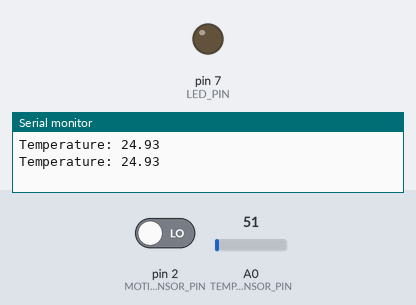
A sketch run on a simulated Arduino Uno, built with avr-gcc and run on an emulated ATmega328P. Parts: output pins drawn as LEDs (lit = HIGH), the last lines printed to the serial monitor. Dashed ring = blinking. Inputs (shaded band) come from the test bench; at power-on: A0 (TEMP_SENSOR_PIN) = 51, pin 2 (MOTION_SENSOR_PIN) LOW.

Above: at 1.8 s.
1.9 s: A0 (TEMP_SENSOR_PIN) set to 57
3.4 s: A0 (TEMP_SENSOR_PIN) set to 69
At 4.4 s:
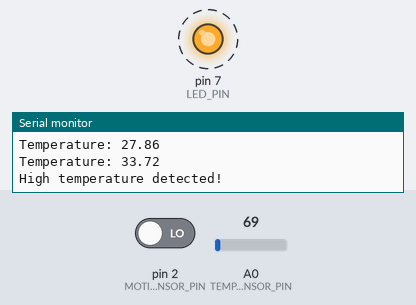
7.5 s: pin 2 (MOTION_SENSOR_PIN) driven HIGH
10.0 s: A0 (TEMP_SENSOR_PIN) set to 61
At 11.0 s:
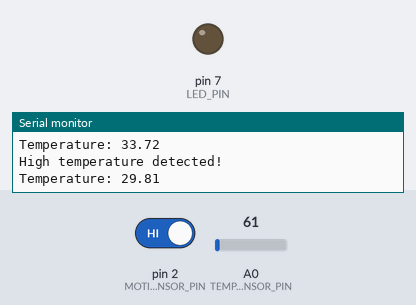
11.5 s: A0 (TEMP_SENSOR_PIN) set to 71
At 12.8 s:
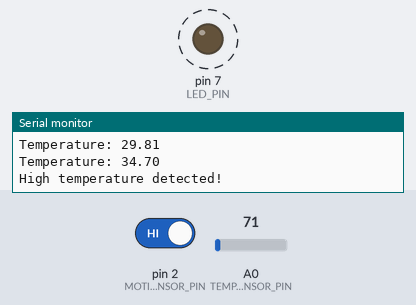
Timing chart, 0 to 16.6 s (numbered marks = the images above; inputs shaded):
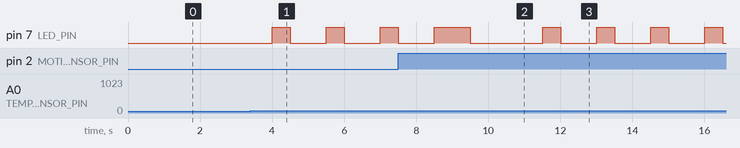

The sketch:

Task1.3C.ino
```cpp
#define MOTION_SENSOR_PIN 2
#define TEMP_SENSOR_PIN A0
#define LED_PIN 7

volatile bool motionDetected = false;

void motionISR() {
    motionDetected = true;
}

void setup() {
    pinMode(MOTION_SENSOR_PIN, INPUT);
    pinMode(LED_PIN, OUTPUT);
    attachInterrupt(digitalPinToInterrupt(MOTION_SENSOR_PIN), motionISR, RISING);
    Serial.begin(9600);
}

void loop() {
    if (motionDetected) {
        Serial.println("Motion detected!");
        digitalWrite(LED_PIN, HIGH);
        delay(500);
        digitalWrite(LED_PIN, LOW);
        motionDetected = false;
    }

    int sensorValue = analogRead(TEMP_SENSOR_PIN);
    float temperature = sensorValue * (5.0 / 1023.0) * 100.0;

    Serial.print("Temperature: ");
    Serial.println(temperature);

    if (temperature > 30) {
        Serial.println("High temperature detected!");
        digitalWrite(LED_PIN, HIGH);
        delay(500);
        digitalWrite(LED_PIN, LOW);
    }

    delay(1000);
}
```

Measured:
- the behaviour switches between 61 and 62 on A0 (TEMP_SENSOR_PIN) (found by bisection; images 0 and 1)
- after the input at 3.4 s, pin 7 (LED_PIN): alternates HIGH for 0.50 s and LOW for 1.0 s, starting after 0.60 s
- after the input at 10.0 s, pin 7 (LED_PIN): stays LOW (without the input it goes to HIGH after 0.51 s)
- after the input at 11.5 s, pin 7 (LED_PIN): alternates HIGH for 0.50 s and LOW for 1.0 s, starting at once
